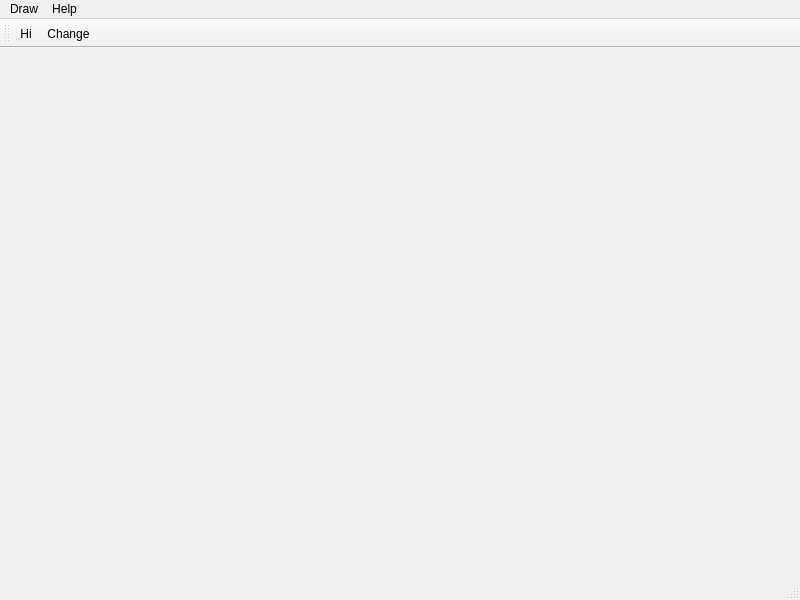
<?xml version="1.0" encoding="UTF-8"?>
<ui version="4.0">
 <class>MainWindow</class>
 <widget class="QMainWindow" name="MainWindow">
  <property name="geometry">
   <rect>
    <x>0</x>
    <y>0</y>
    <width>800</width>
    <height>600</height>
   </rect>
  </property>
  <property name="windowTitle">
   <string>MainWindow</string>
  </property>
  <widget class="QWidget" name="centralwidget"/>
  <widget class="QMenuBar" name="menubar">
   <property name="geometry">
    <rect>
     <x>0</x>
     <y>0</y>
     <width>800</width>
     <height>26</height>
    </rect>
   </property>
   <widget class="QMenu" name="menuH_i">
    <property name="title">
     <string>Help</string>
    </property>
    <addaction name="actionH_i"/>
   </widget>
   <widget class="QMenu" name="menuDraw">
    <property name="title">
     <string>Draw</string>
    </property>
    <addaction name="actionChange"/>
   </widget>
   <addaction name="menuDraw"/>
   <addaction name="menuH_i"/>
  </widget>
  <widget class="QStatusBar" name="statusbar"/>
  <widget class="QToolBar" name="toolBar">
   <property name="windowTitle">
    <string>toolBar</string>
   </property>
   <attribute name="toolBarArea">
    <enum>TopToolBarArea</enum>
   </attribute>
   <attribute name="toolBarBreak">
    <bool>false</bool>
   </attribute>
   <addaction name="actionH_i"/>
   <addaction name="actionChange"/>
  </widget>
  <action name="actionH_i">
   <property name="icon">
    <iconset resource="resource.qrc">
     <normaloff>:/icons/hi.png</normaloff>:/icons/hi.png</iconset>
   </property>
   <property name="text">
    <string>H&amp;i</string>
   </property>
   <property name="toolTip">
    <string>Say hi</string>
   </property>
  </action>
  <action name="actionChange">
   <property name="icon">
    <iconset resource="resource.qrc">
     <normaloff>:/icons/change.png</normaloff>:/icons/change.png</iconset>
   </property>
   <property name="text">
    <string>Change</string>
   </property>
   <property name="toolTip">
    <string>move &quot;Hello&quot;</string>
   </property>
  </action>
 </widget>
 <resources>
  <include location="resource.qrc"/>
 </resources>
 <connections/>
</ui>
